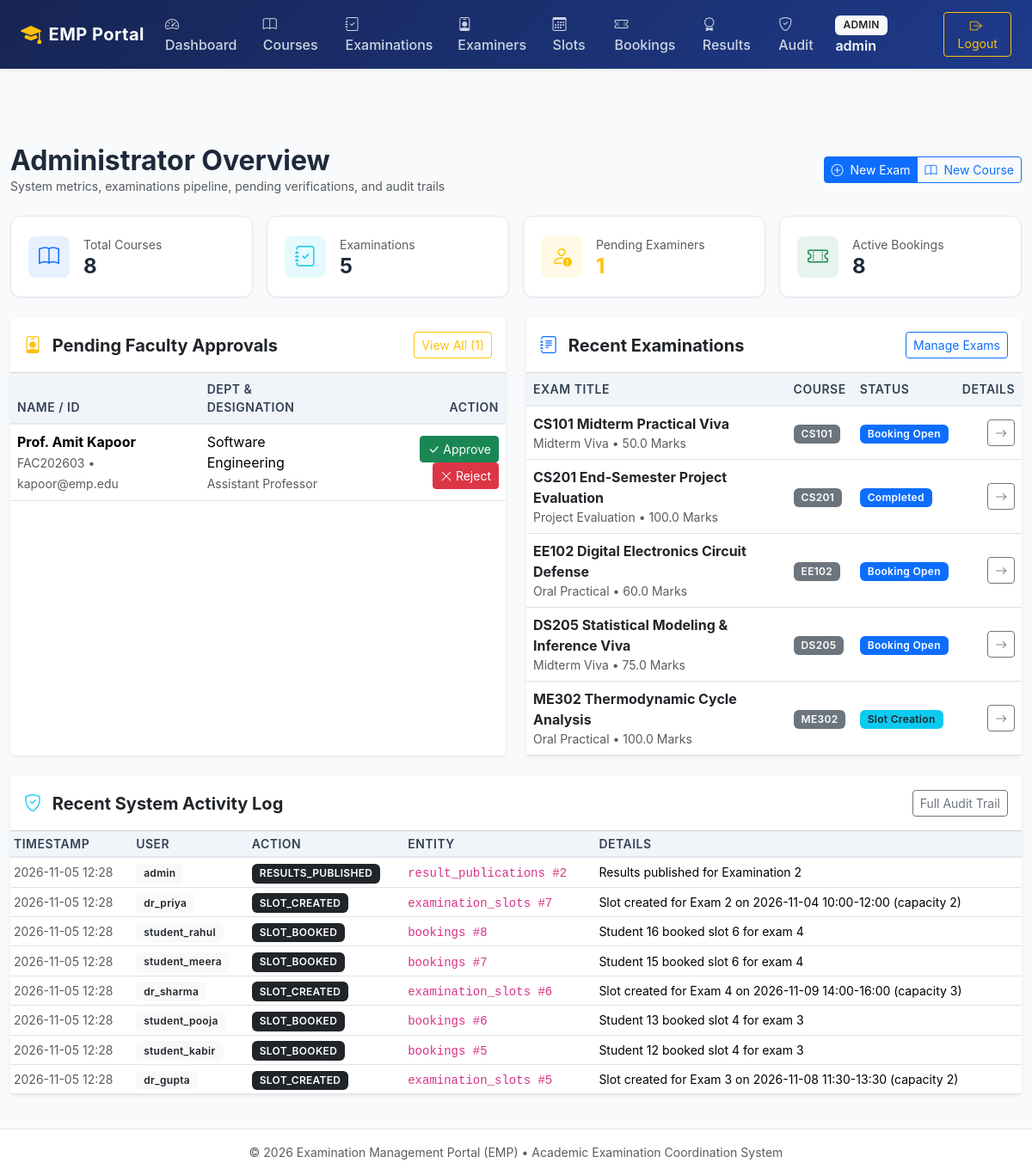
The app's page /admin/dashboard (signed in), older data.
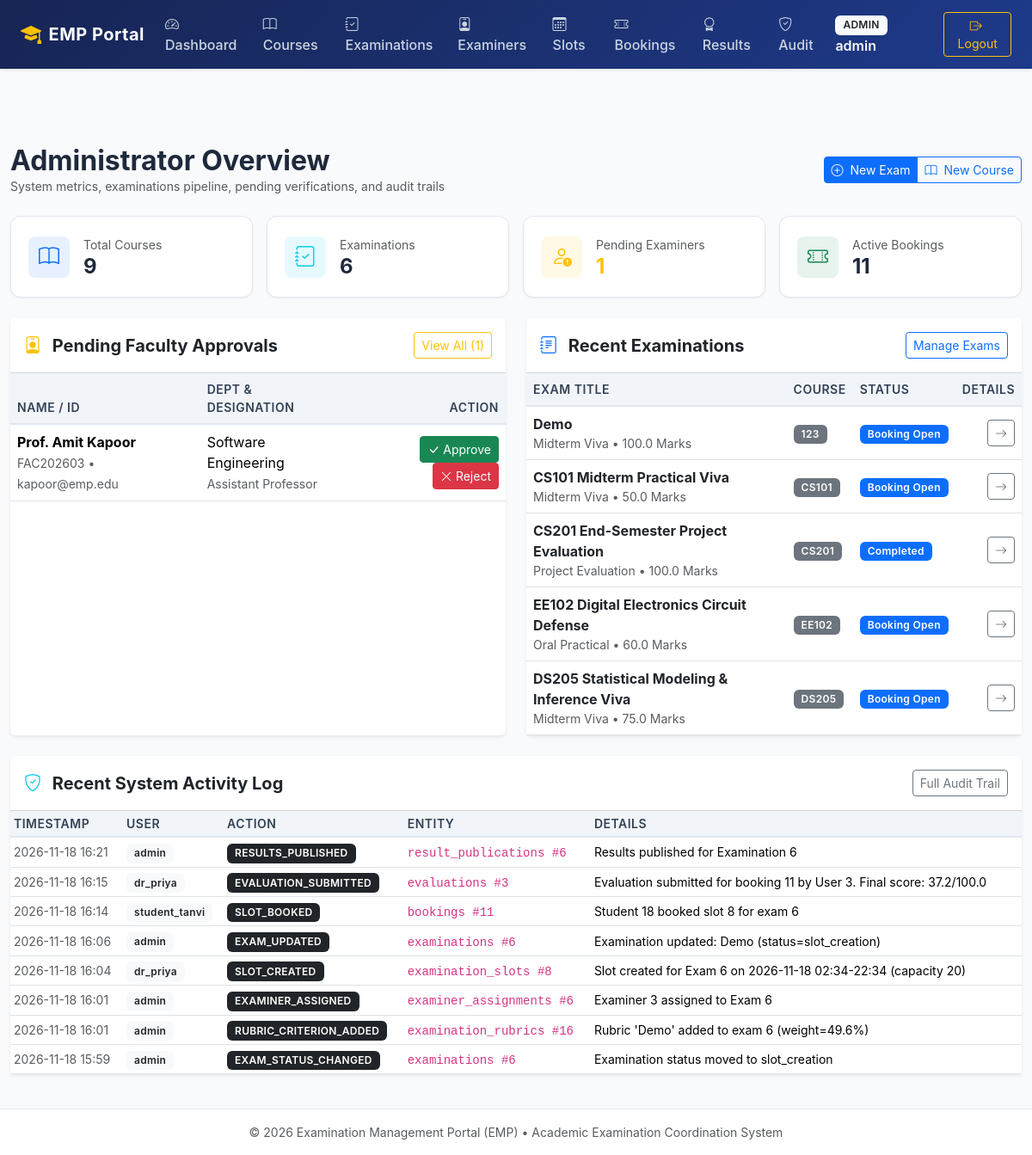
The same page, newer data.
### tables this page shows
CREATE TABLE examiner_profiles (
    id INTEGER PRIMARY KEY AUTOINCREMENT,
    user_id INTEGER UNIQUE NOT NULL,
    employee_id VARCHAR(50) UNIQUE NOT NULL,
    full_name VARCHAR(120) NOT NULL,
    department VARCHAR(100) NOT NULL,
    designation VARCHAR(100) NOT NULL,
    phone VARCHAR(30),
    approval_status VARCHAR(20) NOT NULL DEFAULT 'pending' CHECK(approval_status IN ('pending', 'approved', 'rejected')),
    approved_at TIMESTAMP,
    approved_by INTEGER,
    FOREIGN KEY (user_id) REFERENCES users(id) ON DELETE CASCADE,
    FOREIGN KEY (approved_by) REFERENCES users(id) ON DELETE SET NULL
);

CREATE TABLE users (
    id INTEGER PRIMARY KEY AUTOINCREMENT,
    username VARCHAR(80) UNIQUE NOT NULL,
    email VARCHAR(120) UNIQUE NOT NULL,
    password_hash VARCHAR(255) NOT NULL,
    role VARCHAR(20) NOT NULL CHECK(role IN ('admin', 'examiner', 'student')),
    is_active INTEGER NOT NULL DEFAULT 1,
    created_at TIMESTAMP NOT NULL DEFAULT CURRENT_TIMESTAMP
);

CREATE TABLE examinations (
    id INTEGER PRIMARY KEY AUTOINCREMENT,
    course_id INTEGER NOT NULL,
    title VARCHAR(150) NOT NULL,
    exam_type VARCHAR(50) NOT NULL,
    duration_minutes INTEGER NOT NULL,
    max_marks REAL NOT NULL,
    slot_creation_start TIMESTAMP NOT NULL,
    slot_creation_end TIMESTAMP NOT NULL,
    booking_start TIMESTAMP NOT NULL,
    booking_end TIMESTAMP NOT NULL,
    status VARCHAR(20) NOT NULL DEFAULT 'draft' CHECK(status IN ('draft', 'slot_creation', 'booking_open', 'closed', 'completed')),
    created_at TIMESTAMP NOT NULL DEFAULT CURRENT_TIMESTAMP,
    FOREIGN KEY (course_id) REFERENCES courses(id) ON DELETE RESTRICT
);

CREATE TABLE courses (
    id INTEGER PRIMARY KEY AUTOINCREMENT,
    code VARCHAR(20) UNIQUE NOT NULL,
    name VARCHAR(150) NOT NULL,
    description TEXT,
    is_active INTEGER NOT NULL DEFAULT 1,
    created_at TIMESTAMP NOT NULL DEFAULT CURRENT_TIMESTAMP
);

CREATE TABLE audit_logs (
    id INTEGER PRIMARY KEY AUTOINCREMENT,
    user_id INTEGER,
    action VARCHAR(100) NOT NULL,
    entity_type VARCHAR(50) NOT NULL,
    entity_id INTEGER,
    details TEXT,
    ip_address VARCHAR(45),
    created_at TIMESTAMP NOT NULL DEFAULT CURRENT_TIMESTAMP,
    FOREIGN KEY (user_id) REFERENCES users(id) ON DELETE SET NULL
);

### app/routes/admin.py (the view)
@admin_bp.route('/dashboard')
def dashboard():
    db = get_db()
    stats = {
        'total_courses': db.execute("SELECT COUNT(*) FROM courses").fetchone()[0],
        'total_exams': db.execute("SELECT COUNT(*) FROM examinations").fetchone()[0],
        'total_students': db.execute("SELECT COUNT(*) FROM users WHERE role = 'student'").fetchone()[0],
        'approved_examiners': db.execute("SELECT COUNT(*) FROM examiner_profiles WHERE approval_status = 'approved'").fetchone()[0],
        'pending_examiners': db.execute("SELECT COUNT(*) FROM examiner_profiles WHERE approval_status = 'pending'").fetchone()[0],
        'total_slots': db.execute("SELECT COUNT(*) FROM examination_slots").fetchone()[0],
        'active_bookings': db.execute("SELECT COUNT(*) FROM bookings WHERE status = 'confirmed'").fetchone()[0],
        'submitted_evaluations': db.execute("SELECT COUNT(*) FROM evaluations WHERE status = 'submitted'").fetchone()[0]
    }
    recent_exams = get_examinations()[:5]
    pending_list = list_examiners(approval_status='pending')[:5]
    recent_logs = get_audit_logs(limit=8)
    return render_template('admin/dashboard.html', stats=stats, recent_exams=recent_exams, pending_examiners=pending_list, recent_logs=recent_logs)

### app/database.py (called while the page is built)
def get_db(db_path=None):
    if db_path is None:
        try:
            db_path = current_app.config['DATABASE_PATH']
        except RuntimeError:
            from app.config import Config
            db_path = Config.DATABASE_PATH
    try:
        if 'db' not in g:
            if db_path != ':memory:':
                os.makedirs(os.path.dirname(os.path.abspath(db_path)), exist_ok=True)
            conn = sqlite3.connect(db_path)
            conn.row_factory = sqlite3.Row
            conn.execute("PRAGMA foreign_keys = ON;")
            g.db = conn
        return g.db
    except RuntimeError:
        if db_path != ':memory:':
            os.makedirs(os.path.dirname(os.path.abspath(db_path)), exist_ok=True)
        conn = sqlite3.connect(db_path)
        conn.row_factory = sqlite3.Row
        conn.execute("PRAGMA foreign_keys = ON;")
        return conn

### app/routes/admin.py (called while the page is built)
@admin_bp.before_request
@role_required('admin')
def check_admin():
    pass

### app/templates/admin/dashboard.html (shortened to what the changed rows need)
{% extends "base.html" %}
{% block content %}
<div class="d-flex justify-content-between align-items-center mb-4">
    <div>
        <h2 class="fw-bold mb-0">Administrator Overview</h2>
    </div>
</div>
<div class="row g-3 mb-4">
    <div class="col-md-3 col-sm-6">
        <div class="stat-card d-flex align-items-center">
            <div>
                <span class="text-muted small">Total Courses</span>
                <h4 class="fw-bold mb-0">{{ stats.total_courses }}</h4>
            </div>
        </div>
    </div>
    <div class="col-md-3 col-sm-6">
        <div class="stat-card d-flex align-items-center">
            <div>
                <span class="text-muted small">Examinations</span>
                <h4 class="fw-bold mb-0">{{ stats.total_exams }}</h4>
            </div>
        </div>
    </div>
    <div class="col-md-3 col-sm-6">
        <div class="stat-card d-flex align-items-center">
            <div>
                <span class="text-muted small">Active Bookings</span>
                <h4 class="fw-bold mb-0">{{ stats.active_bookings }}</h4>
            </div>
        </div>
    </div>
</div>
<div class="row g-4 mb-4">
    <div class="col-lg-6">
        <div class="card shadow-sm border-0 h-100">
            <div class="card-body p-0">
                {% if pending_examiners %}
                <div class="table-responsive">
                    <table class="table table-hover table-emp align-middle mb-0">
                        <thead>
                            <tr>
                                <th>Name / ID</th>
                                <th>Dept & Designation</th>
                                <th class="text-end">Action</th>
                            </tr>
                        </thead>
                        <tbody>
                            {% for ex in pending_examiners %}
                            <tr>
                                <td>
                                    <div class="fw-bold">{{ ex.full_name }}</div>
                                    <small class="text-muted">{{ ex.employee_id }} &bull; {{ ex.email }}</small>
                                </td>
                                <td>
                                    <div>{{ ex.department }}</div>
                                    <small class="text-muted">{{ ex.designation }}</small>
                                </td>
                                <td class="text-end">
                                    <form method="POST" action="{{ url_for('admin.change_examiner_status', user_id=ex.id) }}" class="d-inline">
                                        <button type="submit" class="btn btn-success btn-sm"><i class="bi bi-check-lg"></i> Approve</button>
                                    </form>
                                    <form method="POST" action="{{ url_for('admin.change_examiner_status', user_id=ex.id) }}" class="d-inline">
                                        <button type="submit" class="btn btn-danger btn-sm"><i class="bi bi-x-lg"></i> Reject</button>
                                    </form>
                                </td>
                            </tr>
                            {% endfor %}
                        </tbody>
                    </table>
                </div>
                {% else %}
                <div class="p-4 text-center text-muted">
                    <i class="bi bi-check-circle fs-3 text-success d-block mb-1"></i>
                    No examiner registrations currently waiting for approval.
                </div>
                {% endif %}
            </div>
        </div>
    </div>
    <div class="col-lg-6">
        <div class="card shadow-sm border-0 h-100">
            <div class="card-body p-0">
                {% if recent_exams %}
                <div class="table-responsive">
                    <table class="table table-hover table-emp align-middle mb-0">
                        <thead>
                            <tr>
                                <th>Exam Title</th>
                                <th>Course</th>
                                <th>Status</th>
                                <th class="text-end">Details</th>
                            </tr>
                        </thead>
                        <tbody>
                            {% for ex in recent_exams %}
                            <tr>
                                <td>
                                    <a href="{{ url_for('admin.exam_detail', exam_id=ex.id) }}" class="fw-bold text-decoration-none text-dark">
                                        {{ ex.title }}
                                    </a>
                                    <div class="small text-muted">{{ ex.exam_type }} &bull; {{ ex.max_marks }} Marks</div>
                                </td>
                                <td><span class="badge bg-secondary">{{ ex.course_code }}</span></td>
                                <td>{{ ex.status | status_badge | safe }}</td>
                                <td class="text-end">
                                    <a href="{{ url_for('admin.exam_detail', exam_id=ex.id) }}" class="btn btn-sm btn-outline-secondary">
                                        <i class="bi bi-arrow-right"></i>
                                    </a>
                                </td>
                            </tr>
                            {% endfor %}
                        </tbody>
                    </table>
                </div>
                {% else %}
                <div class="p-4 text-center text-muted">No examinations created yet.</div>
                {% endif %}
            </div>
        </div>
    </div>
</div>
<div class="card shadow-sm border-0">
    <div class="card-body p-0">
        <div class="table-responsive">
            <table class="table table-sm table-hover table-emp align-middle mb-0">
                <thead>
                    <tr>
                        <th>Timestamp</th>
                        <th>User</th>
                        <th>Action</th>
                        <th>Entity</th>
                        <th>Details</th>
                    </tr>
                </thead>
                <tbody>
                    {% for log in recent_logs %}
                    <tr>
                        <td class="small text-muted">{{ log.created_at | datetime_format }}</td>
                        <td>
                            {% if log.username %}
                                <span class="badge bg-light text-dark">{{ log.username }}</span>
                            {% else %}
                                <span class="badge bg-secondary">System</span>
                            {% endif %}
                        </td>
                        <td><span class="badge bg-dark">{{ log.action }}</span></td>
                        <td><code>{{ log.entity_type }} #{{ log.entity_id or '-' }}</code></td>
                        <td class="small">{{ log.details }}</td>
                    </tr>
                    {% endfor %}
                </tbody>
            </table>
        </div>
    </div>
</div>
{% endblock %}

Row changes from the older to the newer data that the page shows:
no longer on this page (row edited): examinations: title "ME302 Thermodynamic Cycle Analysis", exam_type "Oral Practical", max_marks "100.0", course_code "ME302", status|status_badge "Slot Creation"
no longer on this page (row edited): audit_logs: created_at "2026-11-05 12:28", username "admin", action "RESULTS_PUBLISHED", entity_type "result_publications", entity "2", details "Results published for Examination 2"
no longer on this page (row edited): audit_logs: created_at "2026-11-05 12:28", username "dr_priya", action "SLOT_CREATED", entity_type "examination_slots", entity "7", details "Slot created for Exam 2 on 2026-11-04 10:00-12:00 (capacity 2)"
no longer on this page (row edited): audit_logs: created_at "2026-11-05 12:28", username "student_rahul", action "SLOT_BOOKED", entity_type "bookings", entity "8", details "Student 16 booked slot 6 for exam 4"
no longer on this page (row edited): audit_logs: created_at "2026-11-05 12:28", username "student_meera", action "SLOT_BOOKED", entity_type "bookings", entity "7", details "Student 15 booked slot 6 for exam 4"
no longer on this page (row edited): audit_logs: created_at "2026-11-05 12:28", username "dr_sharma", action "SLOT_CREATED", entity_type "examination_slots", entity "6", details "Slot created for Exam 4 on 2026-11-09 14:00-16:00 (capacity 3)"
no longer on this page (row edited): audit_logs: created_at "2026-11-05 12:28", username "student_pooja", action "SLOT_BOOKED", entity_type "bookings", entity "6", details "Student 13 booked slot 4 for exam 3"
no longer on this page (row edited): audit_logs: created_at "2026-11-05 12:28", username "student_kabir", action "SLOT_BOOKED", entity_type "bookings", entity "5", details "Student 12 booked slot 4 for exam 3"
no longer on this page (row edited): audit_logs: created_at "2026-11-05 12:28", username "dr_gupta", action "SLOT_CREATED", entity_type "examination_slots", entity "5", details "Slot created for Exam 3 on 2026-11-08 11:30-13:30 (capacity 2)"
added examinations: title "Demo", exam_type "Midterm Viva", max_marks "100.0", course_code "123", status|status_badge "Booking Open"
added audit_logs: created_at "2026-11-18 16:21", username "admin", action "RESULTS_PUBLISHED", entity_type "result_publications", entity "6", details "Results published for Examination 6"
added audit_logs: created_at "2026-11-18 16:15", username "dr_priya", action "EVALUATION_SUBMITTED", entity_type "evaluations", entity "3", details "Evaluation submitted for booking 11 by User 3. Final score: 37.2/100.0"
added audit_logs: created_at "2026-11-18 16:14", username "student_tanvi", action "SLOT_BOOKED", entity_type "bookings", entity "11", details "Student 18 booked slot 8 for exam 6"
added audit_logs: created_at "2026-11-18 16:06", username "admin", action "EXAM_UPDATED", entity_type "examinations", entity "6", details "Examination updated: Demo (status=slot_creation)"
added audit_logs: created_at "2026-11-18 16:04", username "dr_priya", action "SLOT_CREATED", entity_type "examination_slots", entity "8", details "Slot created for Exam 6 on 2026-11-18 02:34-22:34 (capacity 20)"
added audit_logs: created_at "2026-11-18 16:01", username "admin", action "EXAMINER_ASSIGNED", entity_type "examiner_assignments", entity "6", details "Examiner 3 assigned to Exam 6"
added audit_logs: created_at "2026-11-18 16:01", username "admin", action "RUBRIC_CRITERION_ADDED", entity_type "examination_rubrics", entity "16", details "Rubric 'Demo' added to exam 6 (weight=49.6%)"
added audit_logs: created_at "2026-11-18 15:59", username "admin", action "EXAM_STATUS_CHANGED", entity_type "examinations", entity "6", details "Examination status moved to slot_creation"
Text that changed along with them:
{{ stats.total_courses }}: "8" → "9"
{{ stats.total_exams }}: "5" → "6"
{{ stats.active_bookings }}: "8" → "11"
